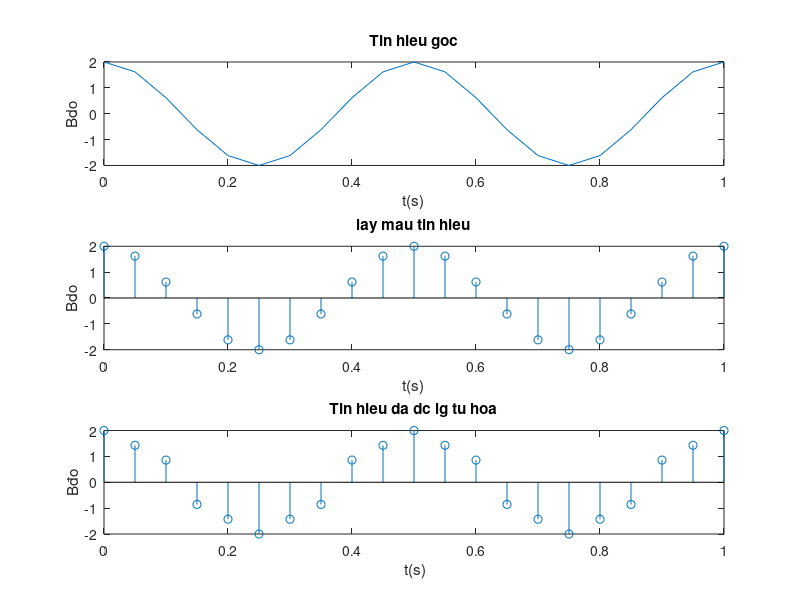

Write MATLAB code to recreate this figure.
fs = 20; 
t = 0:1/fs:1;
x = 2*cos(4*pi*t);
% Biểu đồ tín hiệu gốc
subplot(3,1,1);
plot(t, x);
title('Tin hieu goc');
xlabel('t(s)');
ylabel('Bdo');
% Biểu đồ tín hiệu lấy mẫu
subplot(3,1,2);
stem(t, x);
title('lay mau tin hieu');
xlabel('t(s)');
ylabel('Bdo');
% Lượng tử hóa
M = 8; 
Nb = log2(M); 
Amax = max(abs(x));
delta = 2*Amax/(M-1);
Mq = -Amax:delta:Amax;
Ml = 0:M-1;

xq = zeros(size(x));
xcode = xq;
for k = 1:M
    ind = find(x > Mq(k)-delta/2 & x <= Mq(k)+delta/2);
    xq(ind) = Mq(k);
    xcode(ind) = Ml(k);
end
code = de2bi(xcode,Nb,'left-msb');
% Biểu đồ tín hiệu được lượng tử hóa
subplot(3,1,3);
stem(t, xq);
title('Tin hieu da dc lg tu hoa');
xlabel(' t(s)');
ylabel('Bđo');

% In ra mã đầu ra của 5 mẫu đầu tiên
fprintf('Mã đầu ra của 5 mẫu đầu tiên khi luong tu hoa:\n');
disp(xcode(1:5));
fprintf('Mã đầu ra của 5 mẫu bit dc ma hoa tiên:\n');
disp(code(1:5,:));
